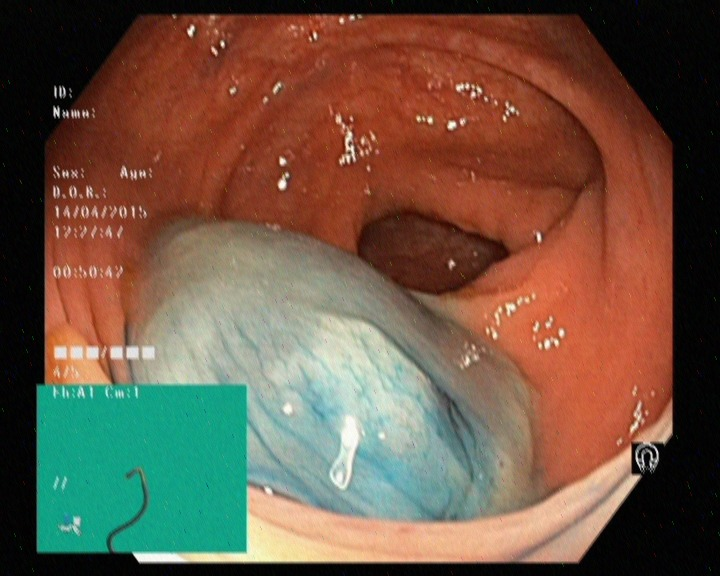
#> input picture test.jpeg, 720 x 576 px
$ python -i createnoise.py   (imports and definitions only)
#> lines starting #> are read from the running program, lines starting #| are printed output that depends on the picture
from typing import Any, Tuple
from numpy import floor, ceil, round
from cv2 import filter2D
import numpy as np
from skimage.util import random_noise
from numpy.random import randint, uniform


def createnoise(img: (np.ndarray or Any)) -> Tuple[np.ndarray, int]:
    """
    type of noise:
                    "gaussian",
                    "s&p",
                    "motion",
                    "nothing"

    """
    selectednoise = randint(0, 4)
    img = np.asarray(img)
    if selectednoise == 0:
        img = random_noise(img, mode="s&p", amount=0.001)
        img = filter2D(img, -1, createkernelformotion(3, uniform(0, 180)))
        img = random_noise(img, var=uniform(0.001, 0.1))
    elif selectednoise == 1:
        img = random_noise(img, var=0.001)
        img = filter2D(img, -1, createkernelformotion(3, uniform(0, 180)))
        img = random_noise(img, mode="s&p", amount=uniform(0.1, 0.001))
    elif selectednoise == 2:
        img = random_noise(img, var=0.001)
        img = random_noise(img, mode="s&p", amount=0.001)
        img = filter2D(
            img, -1, createkernelformotion(uniform(1, img.shape[0]//10), uniform(0, 180)))
    elif selectednoise == 3:
        img = random_noise(img, var=0.001)
        img = random_noise(img, mode="s&p", amount=0.001)
        img = filter2D(img, -1, createkernelformotion(3, uniform(0, 180)))

    return img, selectednoise


def createkernelformotion(lengthofkernel: int, angle: float) -> np.ndarray:
    if lengthofkernel % 2 == 1:
        lengthofkernel += 1
    lengthofkernel = int(lengthofkernel)
    kernel = np.zeros((lengthofkernel, lengthofkernel))
    angle = angle % 180
    if angle == 0:
        angle = 0.1
    flip = False
    if angle > 90:
        angle = 180-angle
        flip = True
    supposedyvalues = []
    supposedxvalues = []
    # önce sıfırdan büyük değerler için
    ylast = 0
    xlast = 0
    for i in range(1, int(lengthofkernel/2)+1):
        y = np.tan(angle*np.pi/180)*i
        if y > lengthofkernel/2:
            y = lengthofkernel/2
        for j in range(int(floor(ylast)+1), int(ceil(y)+1)):
            supposedyvalues.append(j-1)
            supposedxvalues.append(i-1)
        ylast = round(y, 2)

        if ylast == lengthofkernel/2:
            break
    l = len(supposedxvalues)
    for i in range(l):
        supposedxvalues.append(-supposedxvalues[i]-1)
        supposedyvalues.append(-supposedyvalues[i]-1)

    supposedxvalues = np.array(
        np.array(supposedxvalues)+lengthofkernel/2, dtype=int)
    supposedyvalues = np.array(
        np.array(supposedyvalues)+lengthofkernel/2, dtype=int)
    if l == 0:
        l = 1
    kernel[supposedyvalues, supposedxvalues] = 0.5/(l)
    if flip:
        kernel = np.flip(kernel, 0)
    return kernel

>>> import cv2
>>> picture = cv2.imread('../test.jpeg')
#> picture is the input picture: shape (576, 720, 3); mean B, G, R 68.5, 86.6, 109.9
>>> result = createnoise(picture)
#> in createnoise, `img = random_noise(img, var=uniform(0.001, 0.1))`:
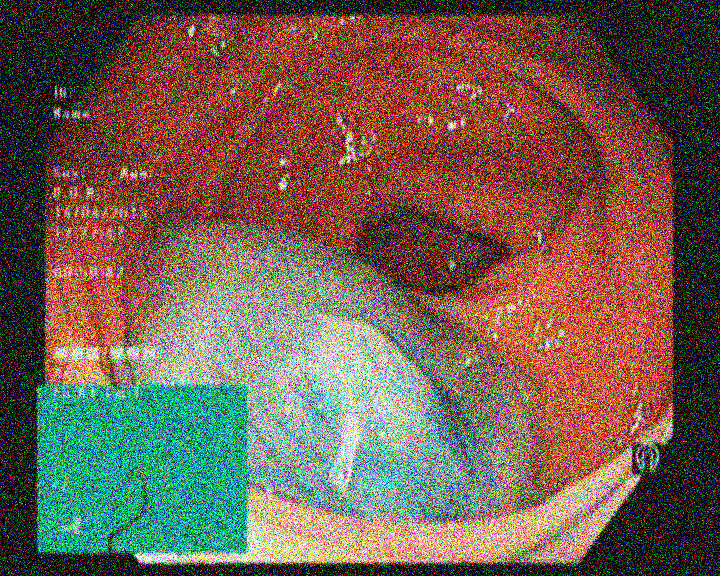
#> img: shape (576, 720, 3) float64; mean B, G, R 0.314, 0.371, 0.451

$ run again, on -1.jpg
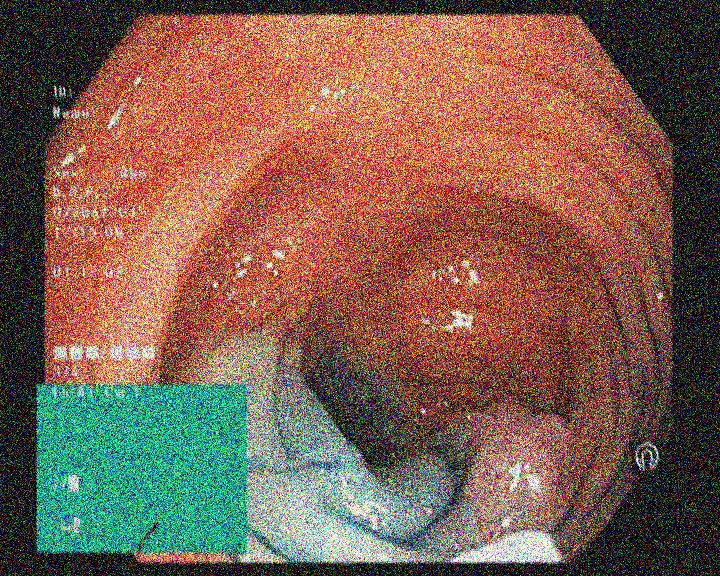
#> input picture -1.jpg, 720 x 576 px
#> picture is the input picture: shape (576, 720, 3); mean B, G, R 81, 95.3, 126.2
#> in createnoise, `img = filter2D(img, -1, createkernelformotion(3, uniform(0, 180)))`:
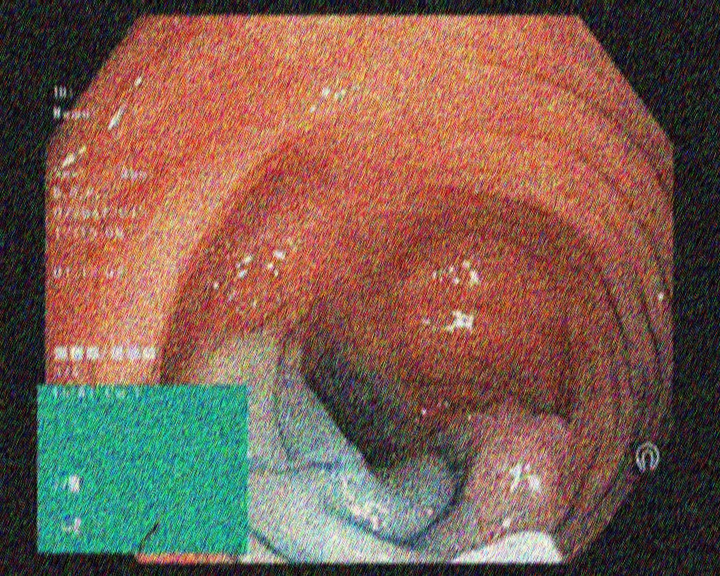
#> img: shape (576, 720, 3) float64; mean B, G, R 0.318, 0.374, 0.495
#> in createnoise, `img = random_noise(img, var=uniform(0.001, 0.1))`:
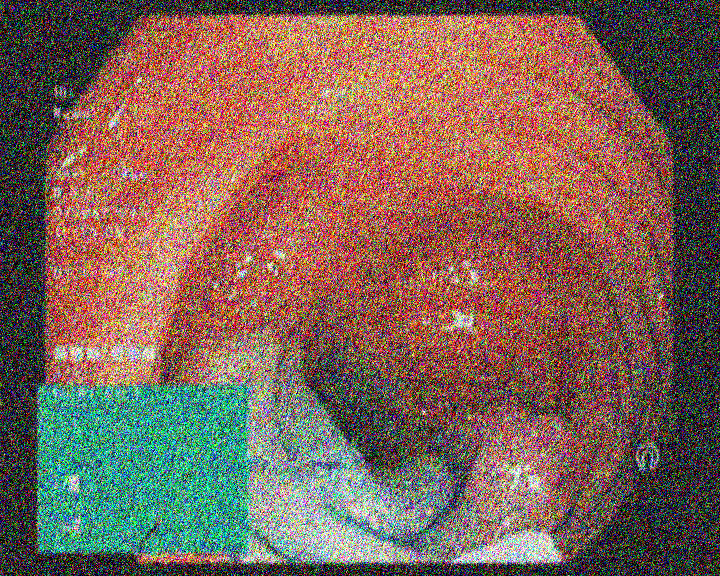
#> img: shape (576, 720, 3) float64; mean B, G, R 0.344, 0.393, 0.498

$ run again, on 0.jpg
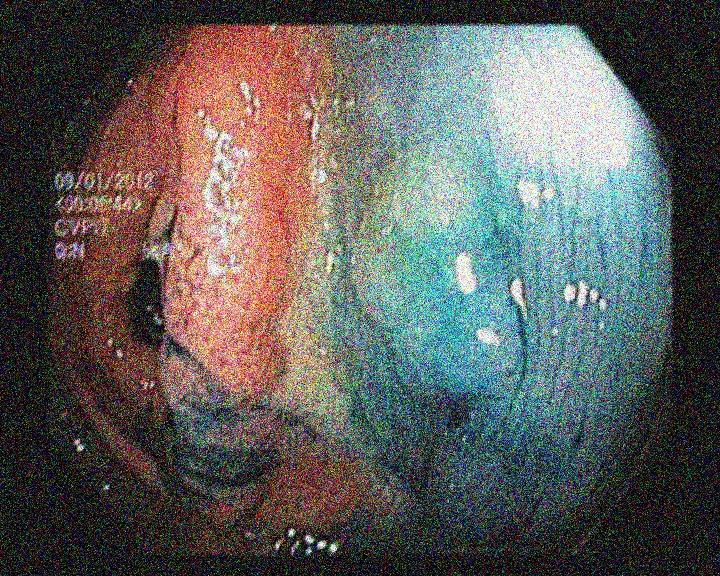
#> input picture 0.jpg, 720 x 576 px
#> picture is the input picture: shape (576, 720, 3); mean B, G, R 90.9, 93.8, 94.4
#> in createnoise, `img = filter2D(img, -1, createkernelformotion(3, uniform(0, 180)))`:
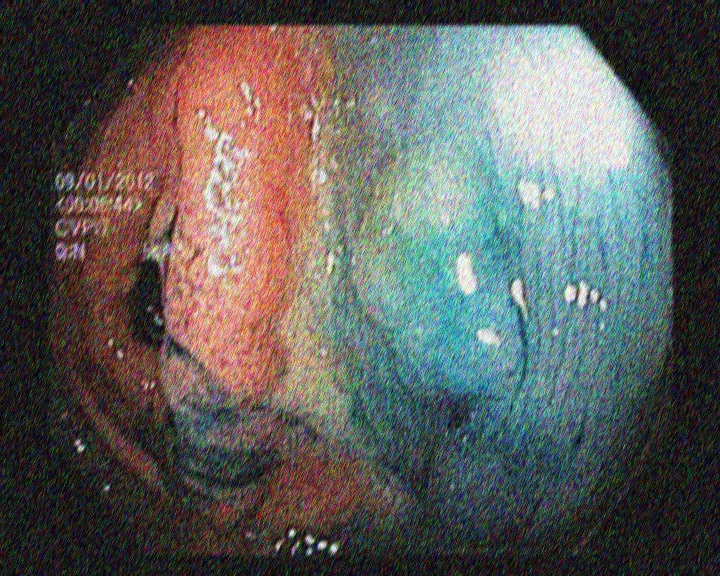
#> img: shape (576, 720, 3) float64; mean B, G, R 0.357, 0.368, 0.371
#> in createnoise, `img = random_noise(img, var=uniform(0.001, 0.1))`:
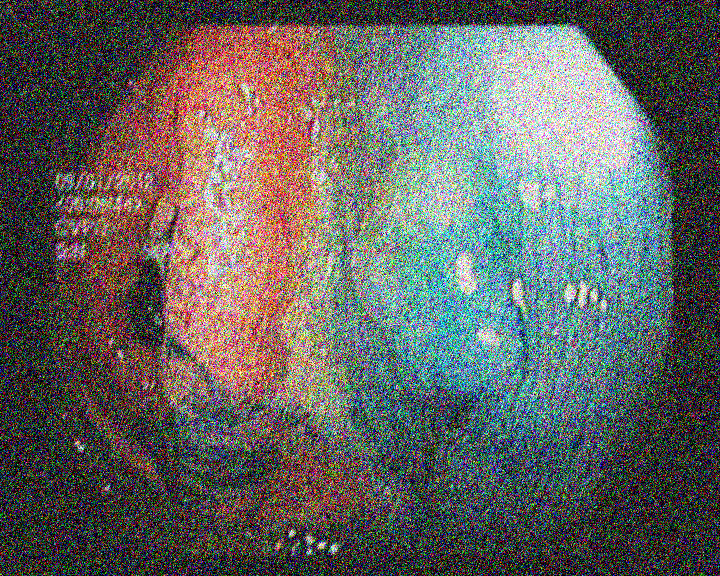
#> img: shape (576, 720, 3) float64; mean B, G, R 0.381, 0.393, 0.393

$ run again, on 1.jpg
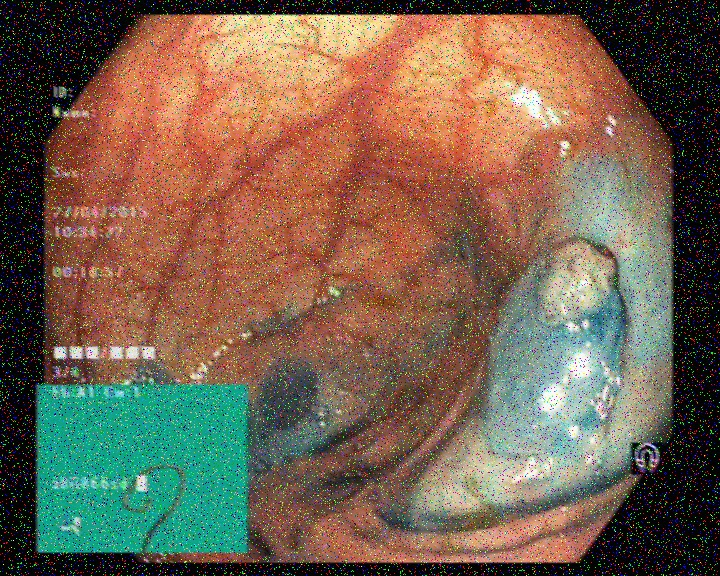
#> input picture 1.jpg, 720 x 576 px
#> picture is the input picture: shape (576, 720, 3); mean B, G, R 79.9, 98.6, 118.6
#> in createnoise, `img = filter2D(img, -1, createkernelformotion(3, uniform(0, 180)))`:
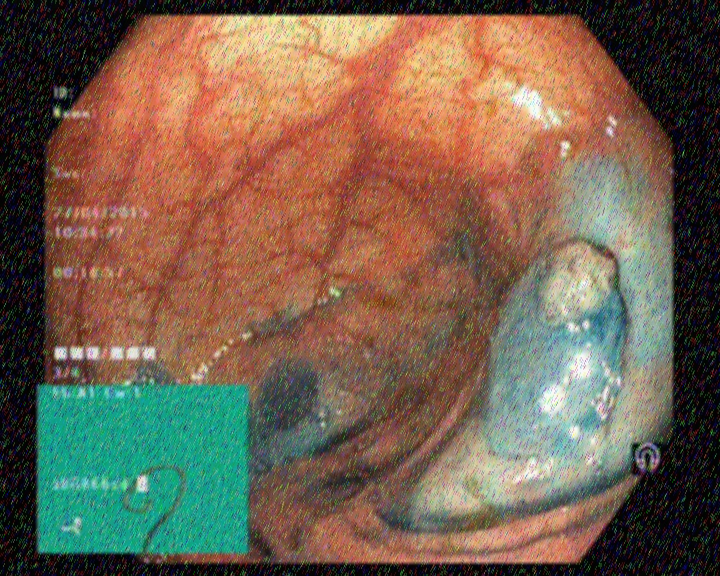
#> img: shape (576, 720, 3) float64; mean B, G, R 0.314, 0.387, 0.465
#> in createnoise, `img = random_noise(img, var=uniform(0.001, 0.1))`:
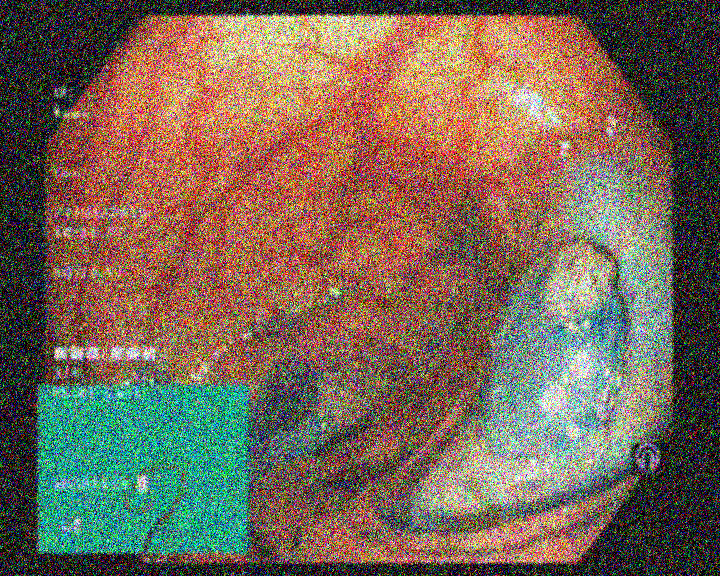
#> img: shape (576, 720, 3) float64; mean B, G, R 0.344, 0.408, 0.476
